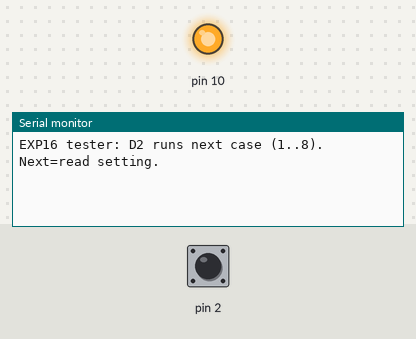
Bench run of a sketch on a simulated Arduino Uno, built with avr-gcc and run on an emulated ATmega328P. Shown: output pins drawn as LEDs (lit = HIGH), the last lines printed to the serial monitor. The inputs (shaded band) are chosen by the test bench; at power-on: pin 2 HIGH.

Above: at 1.2 s.
1.3 s: pin 2 pulled LOW for 0.15 s
At 2.2 s:
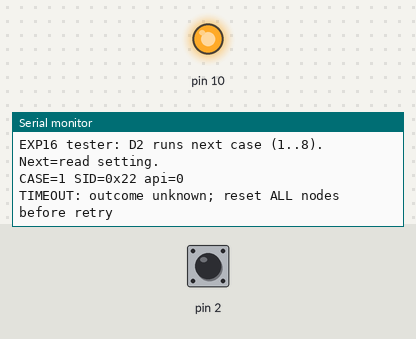
3.3 s: pin 2 pulled LOW for 1 s
At 4.5 s:
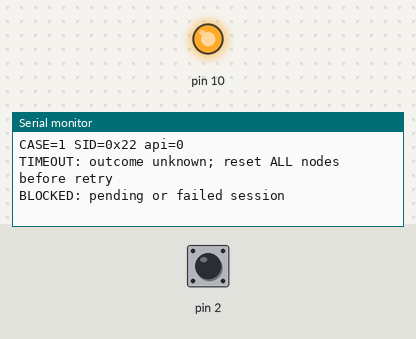

Measured:
- after the input at 1.3 s, the serial monitor: prints a new line at once (image 1)
- after the input at 3.3 s, the serial monitor: prints a new line at once (image 2)

The sketch:

tester.ino
```cpp
#include <SPI.h>
#include <mcp2515.h>
MCP2515 canController(10, 8000000);
void beginCAN(bool silent) {
  pinMode(10,OUTPUT); digitalWrite(10,HIGH); SPI.begin();
  if(canController.reset()!=MCP2515::ERROR_OK ||
     canController.setBitrate(CAN_125KBPS,MCP_8MHZ)!=MCP2515::ERROR_OK ||
     (silent ? canController.setListenOnlyMode() : canController.setNormalMode())!=MCP2515::ERROR_OK) {
    Serial.println(F("CAN INIT ERROR")); while(true) delay(1000);
  }
}
void checkOverflow() {
  if(canController.getErrorFlags() & 0xC0) {
    Serial.println(F("RX_OVERFLOW: observations incomplete"));
    canController.clearRXnOVRFlags();
  }
}
bool pressed() {
  static bool candidate=HIGH,stable=HIGH;
  static uint32_t edge=0;
  bool raw=digitalRead(2);
  if(raw!=candidate) { candidate=raw; edge=millis(); }
  if(millis()-edge>=30 && stable!=candidate) {
    stable=candidate; return stable==LOW;
  }
  return false;
}

// This lab accepts only Classical CAN ISO-TP single frames padded to DLC8.
bool validSingleFrame(const struct can_frame &f) {
  return f.can_dlc==8 && f.data[0]>=1 && f.data[0]<=7;
}

uint8_t nextCase=0,requestSid=0;
uint16_t requestDid=0;
bool waiting=false,failed=false,hardwarePending=false;
uint32_t started=0;
const char *nrcName(uint8_t code) {
  switch(code) {
    case 0x11:return "ServiceNotSupported";
    case 0x13:return "IncorrectMessageLengthOrInvalidFormat";
    case 0x22:return "ConditionsNotCorrect";
    case 0x31:return "RequestOutOfRange";
    default:return "UnimplementedNRC";
  }
}
void pollTx() {
  if(hardwarePending && (canController.getInterrupts() & 0x04)) {
    canController.clearTXInterrupts(); hardwarePending=false;
    Serial.println(F("CAN_TX_DONE (not UDS acceptance)"));
  }
}
void sendCase() {
  if(canController.getStatus() & 0x04) { Serial.println(F("TX_BUSY")); return; }
  struct can_frame f={}; f.can_id=0x700; f.can_dlc=8;
  f.data[0]=3; f.data[1]=0x22; f.data[2]=0x12; f.data[3]=0x34;
  if(nextCase==1 || nextCase==3) {
    f.data[0]=4; f.data[1]=0x2E; f.data[4]=(nextCase==1) ? 60 : 200;
  }
  if(nextCase==5) f.data[3]=0x35;
  if(nextCase==6) f.data[1]=0x2E; // Valid ISO-TP SF, but missing UDS value byte.
  if(nextCase==7) { f.data[0]=1; f.data[1]=0x99; }
  requestSid=f.data[1]; requestDid=(static_cast<uint16_t>(f.data[2])<<8)|f.data[3];
  started=millis(); waiting=true; hardwarePending=true;
  canController.clearTXInterrupts();
  MCP2515::ERROR e=canController.sendMessage(MCP2515::TXB0,&f);
  Serial.print(F("CASE=")); Serial.print(nextCase+1);
  Serial.print(F(" SID=0x")); Serial.print(requestSid,HEX);
  Serial.print(F(" api=")); Serial.println(static_cast<uint8_t>(e));
}
void setup() {
  Serial.begin(115200); pinMode(2,INPUT_PULLUP); beginCAN(false);
  Serial.println(F("EXP16 tester: D2 runs next case (1..8). Next=read setting."));
}
void loop() {
  pollTx(); checkOverflow();
  if(waiting && millis()-started>=500) {
    waiting=false; failed=true;
    Serial.println(F("TIMEOUT: outcome unknown; reset ALL nodes before retry"));
  }
  struct can_frame f;
  for(uint8_t i=0;i<8;i++) {
    if(canController.readMessage(&f)!=MCP2515::ERROR_OK) break;
    pollTx();
    if(f.can_id!=0x708 || !validSingleFrame(f)) continue;
    if(!waiting) { Serial.println(F("IGNORED: late/unrequested response")); continue; }
    const uint8_t *r=f.data+1; uint8_t n=f.data[0];
    bool matched=false;
    if(n==3 && r[0]==0x7F && r[1]==requestSid &&
       (r[2]==0x11 || r[2]==0x13 || r[2]==0x22 || r[2]==0x31)) {
      Serial.print(F("UDS_NEGATIVE NRC=0x")); Serial.print(r[2],HEX);
      Serial.print(' '); Serial.println(nrcName(r[2])); matched=true;
    } else if((requestSid==0x22 && n==4 && r[0]==0x62 && r[3]<=100) ||
              (requestSid==0x2E && n==3 && r[0]==0x6E)) {
      uint16_t did=(static_cast<uint16_t>(r[1])<<8)|r[2];
      if(did==requestDid) {
        Serial.print(F("UDS_POSITIVE DID=0x")); Serial.print(did,HEX);
        if(requestSid==0x22) { Serial.print(F(" value=")); Serial.print(r[3]); }
        Serial.println(); matched=true;
      }
    }
    if(matched) { waiting=false; nextCase=(nextCase+1)%8; }
    else Serial.println(F("IGNORED: response does not match pending request"));
  }
  if(pressed()) {
    if(waiting || failed || hardwarePending) Serial.println(F("BLOCKED: pending or failed session"));
    else sendCase();
  }
}
```
